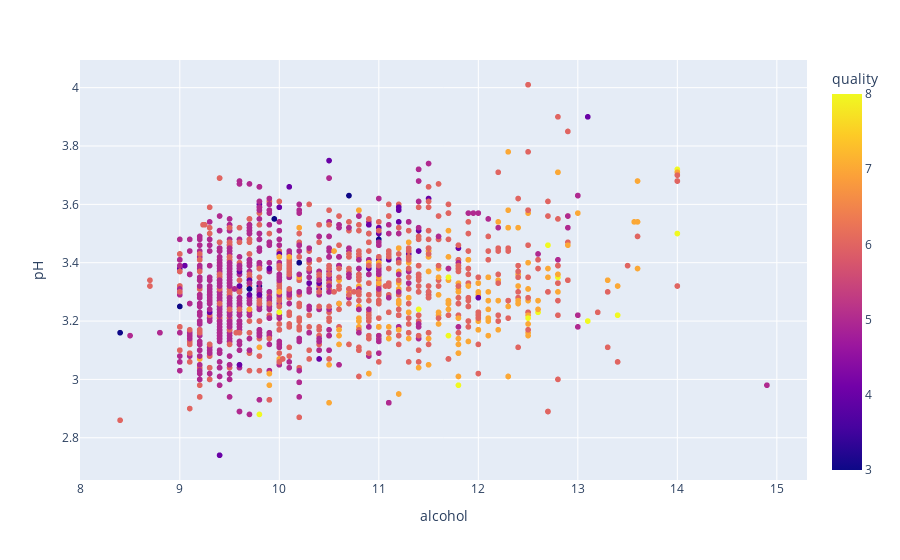

The code cell stored with this chart in its notebook:
### Code cell
px.scatter(df,x = 'alcohol',y = 'pH', color = 'quality')

### Figure 1 — Plotly figure (JSON) as saved in the notebook; plotly's stock layout.template omitted (floating-point values rounded to 4 significant figures; data arrays with more than 128 entries replaced by an {"elided": "..."} marker saying what was removed)
{"data": [{"hovertemplate": "alcohol=%{x}<br>pH=%{y}<br>quality=%{marker.color}<extra></extra>", "legendgroup": "", "marker": {"color": {"elided": "1599 int values"}, "coloraxis": "coloraxis", "symbol": "circle"}, "mode": "markers", "name": "", "showlegend": false, "type": "scattergl", "x": {"elided": "1599 float values"}, "xaxis": "x", "y": {"elided": "1599 float values"}, "yaxis": "y"}], "layout": {"coloraxis": {"colorbar": {"title": {"text": "quality"}}, "colorscale": [[0.0, "#0d0887"], [0.1111, "#46039f"], [0.2222, "#7201a8"], [0.3333, "#9c179e"], [0.4444, "#bd3786"], [0.5556, "#d8576b"], [0.6667, "#ed7953"], [0.7778, "#fb9f3a"], [0.8889, "#fdca26"], [1.0, "#f0f921"]]}, "legend": {"tracegroupgap": 0}, "margin": {"t": 60}, "xaxis": {"anchor": "y", "domain": [0.0, 1.0], "title": {"text": "alcohol"}}, "yaxis": {"anchor": "x", "domain": [0.0, 1.0], "title": {"text": "pH"}}}}
